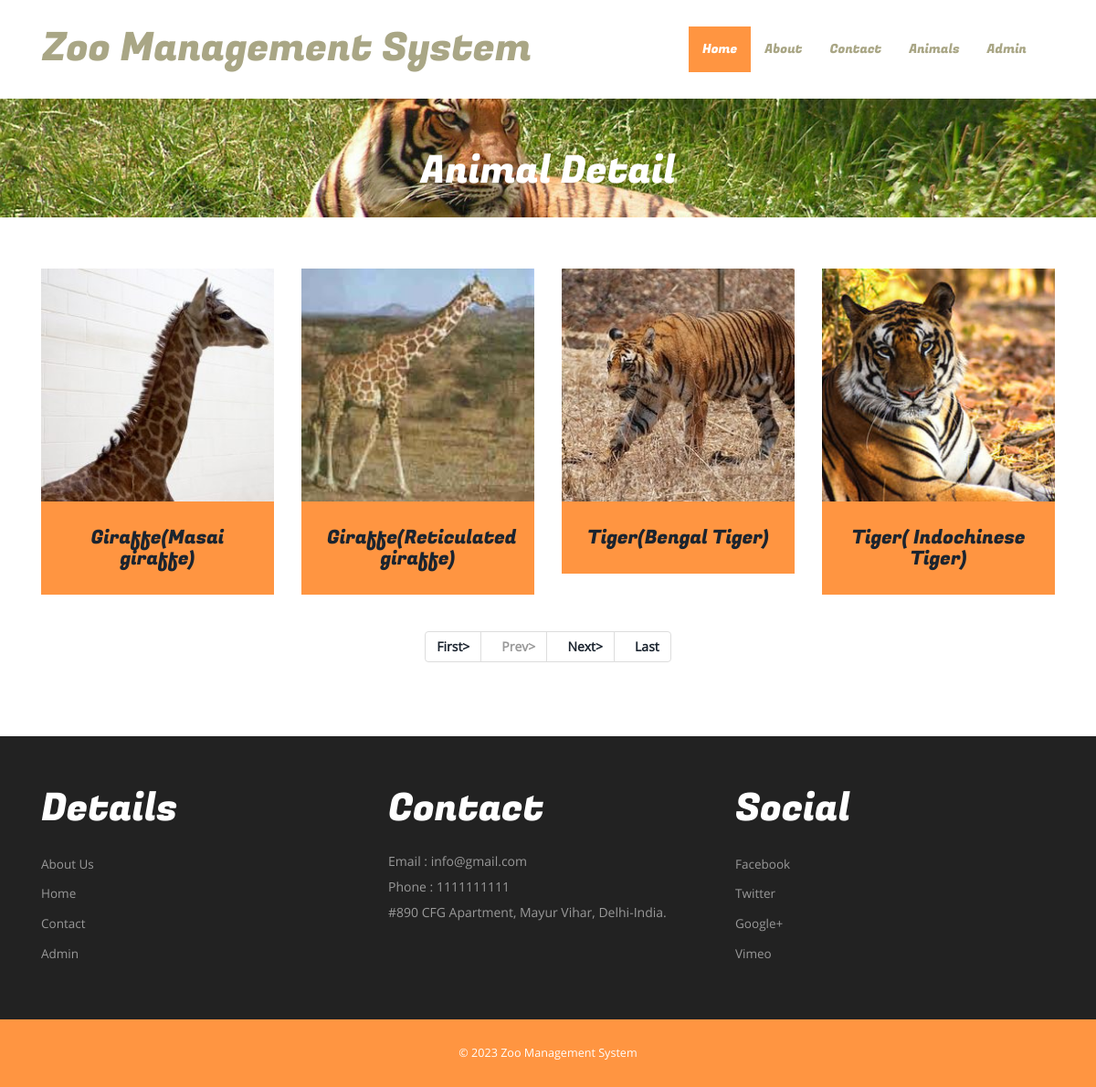
/zms/animals.php, run on the app's committed database.
### tables this page shows
CREATE TABLE `tblanimal` (
  `ID` int(10) NOT NULL,
  `AnimalName` varchar(200) DEFAULT NULL,
  `CageNumber` int(10) DEFAULT NULL,
  `FeedNumber` varchar(200) DEFAULT NULL,
  `Breed` varchar(200) DEFAULT NULL,
  `AnimalImage` varchar(200) DEFAULT NULL,
  `Description` mediumtext DEFAULT NULL,
  `CreationDate` timestamp NOT NULL DEFAULT current_timestamp() ON UPDATE current_timestamp()
);

CREATE TABLE `tblpage` (
  `ID` int(10) NOT NULL,
  `PageType` varchar(200) DEFAULT NULL,
  `PageTitle` varchar(200) DEFAULT NULL,
  `PageDescription` mediumtext DEFAULT NULL,
  `Email` varchar(200) DEFAULT NULL,
  `MobileNumber` bigint(10) DEFAULT NULL,
  `UpdationDate` timestamp NULL DEFAULT NULL ON UPDATE current_timestamp()
);

### zms/animals.php (the view, shortened to what this page needs)
<?php
include('includes/dbconnection.php');
?>
<!DOCTYPE HTML>
<html>
<head>
<link href="css/bootstrap.css" rel="stylesheet" type="text/css" media="all">
<link href="css/style.css" rel="stylesheet" type="text/css" media="all" />
<link rel="stylesheet" type="text/css" href="css/jquery.lightbox.css">
</head>
<body>
<?php include_once('includes/header.php');?>
		<div class="banner-header">
			<div class="container">
				<h2>Animal Detail</h2>
			</div>
			</div>
	<div class="content">
			<div class="gallery-section">
					<div class="container">
					<div class="welcome-grid">
			<?php
			if (isset($_GET['pageno'])) {
            $pageno = $_GET['pageno'];
        } else {
            $pageno = 1;
        }
        $no_of_records_per_page = 4;
        $offset = ($pageno-1) * $no_of_records_per_page;
$ret1=mysqli_query($con,"select COUNT(*) from  tblanimal");
$total_rows = mysqli_fetch_array($ret1)[0];
$total_pages = ceil($total_rows / $no_of_records_per_page);
 $query=mysqli_query($con,"select * from tblanimal LIMIT $offset, $no_of_records_per_page");
 while ($row=mysqli_fetch_array($query)) {
 ?>
								<div class="col-md-3 welcome-grid" >
									<img src="admin/images/<?php echo $row['AnimalImage'];?>" width='220' height='200' alt=" " class="img-responsive" />
									<div class="wel-info">
										<h4><a href="animal-detail.php?anid=<?php echo $row['ID'];?>"><?php echo $row['AnimalName'];?>(<?php echo $row['Breed'];?>)</a></h4>
									</div>
								<br></div><?php }?>
				<div class="clearfix"> </div>
			</div>
	<div align="center">
    <ul class="pagination" >
        <li><a href="?pageno=1"><strong>First></strong></a></li>
        <li class="<?php if($pageno <= 1){ echo 'disabled'; } ?>">
            <a href="<?php if($pageno <= 1){ echo '#'; } else { echo "?pageno=".($pageno - 1); } ?>"><strong style="padding-left: 10px">Prev></strong></a>
        </li>
        <li class="<?php if($pageno >= $total_pages){ echo 'disabled'; } ?>">
            <a href="<?php if($pageno >= $total_pages){ echo '#'; } else { echo "?pageno=".($pageno + 1); } ?>"><strong style="padding-left: 10px">Next></strong></a>
        </li>
        <li><a href="?pageno=<?php echo $total_pages; ?>"><strong style="padding-left: 10px">Last</strong></a></li>
    </ul>
</div>
		</div>
	</div>
		<?php include_once('includes/special.php');?>
			</div>
		<?php include_once('includes/footer.php');?>
</body>
</html>

### zms/includes/special.php
<div class="specials-section">
					<div class="container">
						<div class="specials-grids">
							<div class="col-md-4 specials1">
								<h3> details</h3>
								<ul>
									<li><a href="about.php">About Us</a></li>
									<li><a href="index.php">Home</a></li>
									<li><a href="contact.php">Contact</a></li>
									<li><a href="admin/index.php">Admin</a></li>
								</ul>
							</div>
							<div class="col-md-4 specials1">
								<h3>contact</h3>
								<?php
 $query=mysqli_query($con,"select * from  tblpage where PageType='contactus'");
 while ($row=mysqli_fetch_array($query)) {
 ?>
								<address>
									<p>Email : <?php  echo $row['Email'];?></p>
								 <p>Phone : <?php  echo $row['MobileNumber'];?></p>
								 <p><?php  echo $row['PageDescription'];?></p>
								</address><?php } ?>
							</div>
							<div class="col-md-4 specials1">
								<h3>social</h3>
								<ul>
									<li><a href="#">facebook</a></li>
									<li><a href="#">twitter</a></li>
									<li><a href="#">google+</a></li>
									<li><a href="#">vimeo</a></li>
								</ul>
							</div>
							<div class="clearfix"></div>
						</div>
					</div>
				</div>

### zms/css/style.css (style rules this page uses)
body a { transition:0.5s all; -webkit-transition:0.5s all; -moz-transition:0.5s all; -o-transition:0.5s all; -ms-transition:0.5s all; }
h1,h2,h3,h4,h5,h6 { padding:0 0; margin:0 0; }
p { padding:0 0; margin:0 0; }
ul { padding:0 0; margin:0 0; }
body { padding:0 0; margin:0 0; font-family: 'OpenSans-Regular' }
.wel-info h4 { font-size: 1.5em; color:#fff; font-family: 'FugazOne-Regular'; }
.wel-info { background-color: #ff9541; padding: 2em; }
.welcome-grid img { width: 100%; }
.specials-section { padding: 4em 0; background: #222; }
.specials-section h3 { font-size: 3em; text-transform: capitalize; font-family: 'FugazOne-Regular'; color: #fff; margin-bottom: 0.5em; }
.specials1 p { font-size: 1em; line-height: 2em; color: #999; }
.specials1 ul li { list-style-type: none; padding: 0.3em 0; }
.specials1 ul li a { font-size: 0.965em; text-decoration: none; line-height: 1.8em; color: #999; list-style: none; text-transform: capitalize; }
.banner-header { background: url("../images/banner1.jpg")no-repeat 0px 0px; background-size: cover; min-height: 140px; text-align:center; padding: 4em 0 0; }
.banner-header h2 { font-size: 3em; text-transform: capitalize; font-family: 'FugazOne-Regular'; color: #fff; }
.gallery-section { padding:4em 0; text-align: center; }
@media (max-width:1440px) { .banner-header { min-height: 130px; } }

### data on the page
tblanimal: AnimalImage (picture), AnimalName "Giraffe", Breed "Masai giraffe"
tblanimal: AnimalImage (picture), AnimalName "Giraffe", Breed "Reticulated giraffe"
tblanimal: AnimalImage (picture), AnimalName "Tiger", Breed "Bengal Tiger"
tblanimal: AnimalImage (picture), AnimalName "Tiger", Breed "Indochinese Tiger"
tblpage: Email "info@gmail.com", MobileNumber "1111111111", PageDescription "#890 CFG Apartment, Mayur Vihar, Delhi-India."
